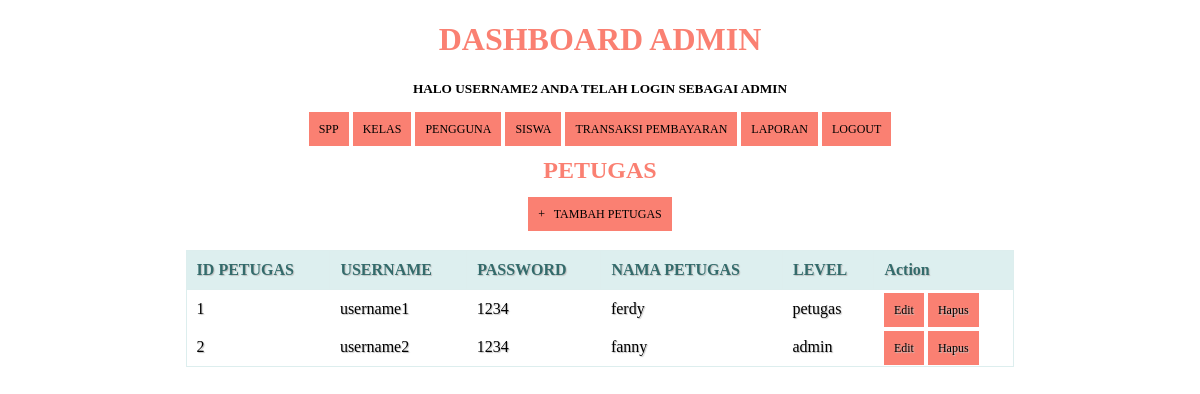
/petugas.php (signed in), run on the app's committed database.
### tables this page shows
CREATE TABLE `petugas` (
  `id_petugas` int(11) NOT NULL,
  `username` varchar(25) NOT NULL,
  `password` varchar(32) NOT NULL,
  `nama_petugas` varchar(35) NOT NULL,
  `level` enum('admin','petugas') NOT NULL
);

### petugas.php (the view, shortened to what this page needs)
<!DOCTYPE html>
<html>
  <head>
  </head>
<body>
	<?php
  include ('header.php');
?>
    <center><h2>PETUGAS</h2><center>
    <center><a href="tambah_petugas.php">+ &nbsp; TAMBAH PETUGAS</a><center>
    <br/>
    <table>
      <thead>
        <tr>
		<th>ID PETUGAS</th>
          <th>USERNAME</th>
          <th>PASSWORD</th>
          <th>NAMA PETUGAS</th>
          <th>LEVEL</th>
		  <th>Action</th>
        </tr>
    </thead>
    <tbody>
      <?php
      $query = "SELECT * FROM petugas ORDER BY id_petugas ASC";
      $result = mysqli_query($koneksi, $query);
      $no = 1;
      while($row = mysqli_fetch_assoc($result))
      {
      ?>
       <tr>
          <td><?php echo $no; ?></td>
          <td><?php echo $row['username']; ?></td>
		   <td><?php echo $row['password']; ?></td>
		    <td><?php echo $row['nama_petugas']; ?></td>
           <td><?php echo substr($row['level'], 0, 20); ?></td>
          <td>
              <a href="edit_petugas.php?id=<?php echo $row['id_petugas']; ?>">Edit</a>
              <a href="proses_hapuspetugas.php?id=<?php echo $row['id_petugas']; ?>" onClick="return confirm('Anda yakin akan menghapus data ini?')">Hapus</a>
          </td>
      </tr>
      <?php
        $no++;
      }
      ?>
    </tbody>
    </table>
</body>
</html>

### petugas.php (style rules this page uses)
* { font-family: "Trebuchet MS"; }
h2 { text-transform: uppercase; color: salmon; }
table { border: solid 1px #DDEEEE; border-collapse: collapse; border-spacing: 0; width: 70%; margin: 10px auto 10px auto; }
table thead th { background-color: #DDEFEF; border: crimson 1px #DDEEEE; color: #336B6B; padding: 10px; text-align: left; text-shadow: 1px 1px 1px #DDEEEE; text-decoration: none; }
table tbody td { border: crimson 1px #DDEEEE; color: #333; padding: 10px; text-shadow: 1px 1px 1px #DDEEEE; }
a { background-color: crimson; color: #DDEEEE; padding: 10px; text-decoration: none; font-size: 12px; }

### header.php (style rules this page uses)
* { font-family: "Trebuchet MS"; }
table { border: solid 1px #DDEEEE; border-collapse: collapse; border-spacing: 0; width: 70%; margin: 10px auto 10px auto; }
table thead th { background-color: #DDEFEF; border: solid 1px #DDEEEE; color: #336B6B; padding: 10px; text-align: left; text-shadow: 1px 1px 1px #C0C0C0; text-decoration: none; }
table tbody td { border: black 1px #DDEEEE; color: #000000 ; padding: 10px; text-shadow: 1px 1px 1px #C0C0C0; }
a { background-color: salmon; color: #000000; padding: 10px; text-decoration: none; font-size: 12px; }

### data on the page
petugas: username "username1", password "1234", nama_petugas "ferdy", level "petugas"
petugas: username "username2", password "1234", nama_petugas "fanny", level "admin"

### other printed values
$_SESSION['username'] "USERNAME2"
$_SESSION['level'] "ADMIN"
